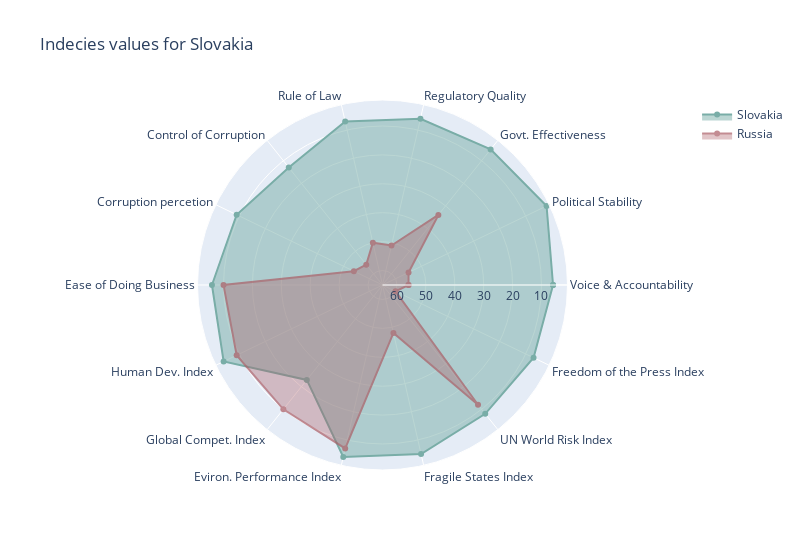

Notebook cell for this chart:
### Code cell
trace0 = go.Scatterpolar(r=country_slovakia.values[0],
                         theta=country_slovakia.columns,
                         fill='toself',
                         name='Slovakia',
                         marker={'color':'#79ada7'})

trace1 = go.Scatterpolar(r=country_russia.values[0],
                         theta=country_slovakia.columns,
                         fill='toself',
                         name='Russia',
                         marker={'color':'#ab5c64'},
                         opacity = 0.7)

layout = go.Layout(title='Indecies values for Slovakia', polar={'radialaxis':{'range':[65,1]}})

fig = go.Figure(data=[trace0, trace1], layout=layout)

fig.update_layout(
    autosize=False,
    width=800,
    height=550)

fig.show()

### Figure 1 — Plotly figure (JSON) as saved in the notebook; plotly's stock layout.template omitted (floating-point values rounded to 4 significant figures)
{"data": [{"fill": "toself", "marker": {"color": "#79ada7"}, "name": "Slovakia", "r": [6, 2, 5, 6, 7, 13, 9, 6, 4, 23, 4, 5, 8, 7, 6], "theta": ["Voice & Accountability", "Political Stability", "Govt. Effectiveness", "Regulatory Quality", "Rule of Law", "Control of Corruption", "Corruption percetion", "Ease of Doing Business", "Human Dev. Index", "Global Compet. Index", "Eviron. Performance Index", "Fragile States Index", "UN World Risk Index", "Freedom of the Press Index", "Voice & Accountability"], "type": "scatterpolar"}, {"fill": "toself", "marker": {"color": "#ab5c64"}, "name": "Russia", "opacity": 0.7, "r": [56, 55, 34, 51, 50, 56, 54, 10, 9, 10, 7, 48, 12, 60, 56], "theta": ["Voice & Accountability", "Political Stability", "Govt. Effectiveness", "Regulatory Quality", "Rule of Law", "Control of Corruption", "Corruption percetion", "Ease of Doing Business", "Human Dev. Index", "Global Compet. Index", "Eviron. Performance Index", "Fragile States Index", "UN World Risk Index", "Freedom of the Press Index", "Voice & Accountability"], "type": "scatterpolar"}], "layout": {"autosize": false, "height": 550, "polar": {"angularaxis": {"type": "category"}, "radialaxis": {"autorange": false, "range": [65, 1], "type": "linear"}}, "title": {"text": "Indecies values for Slovakia"}, "width": 800}}
